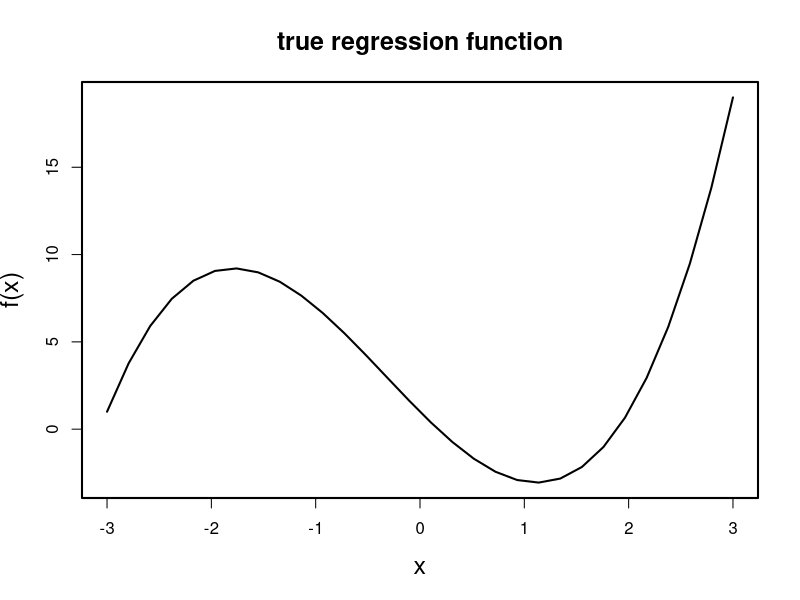
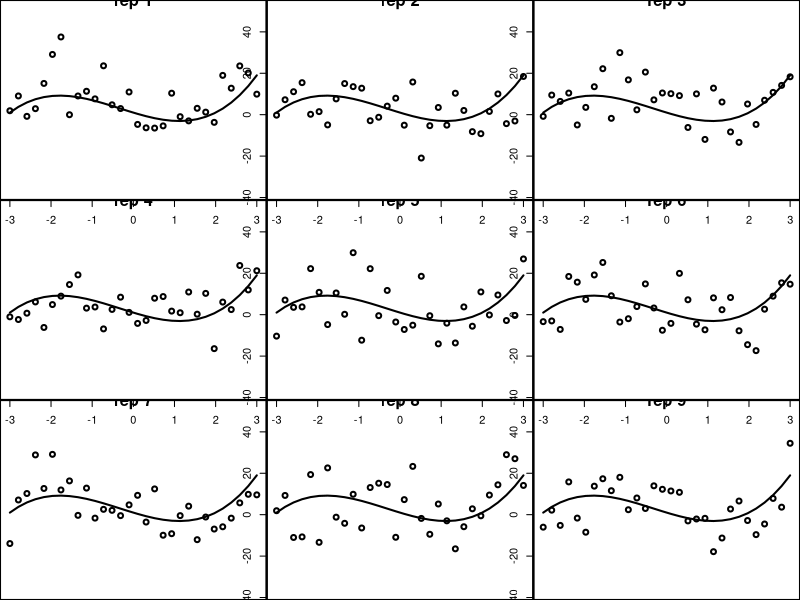
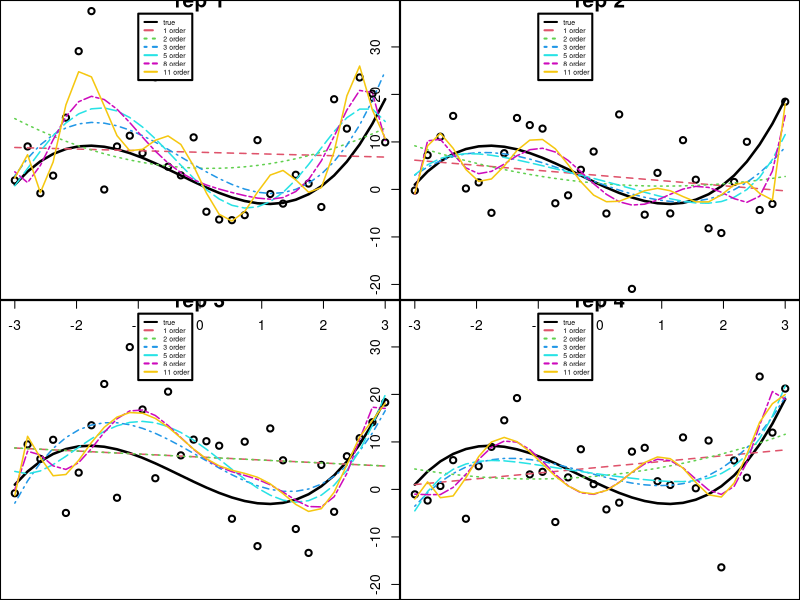
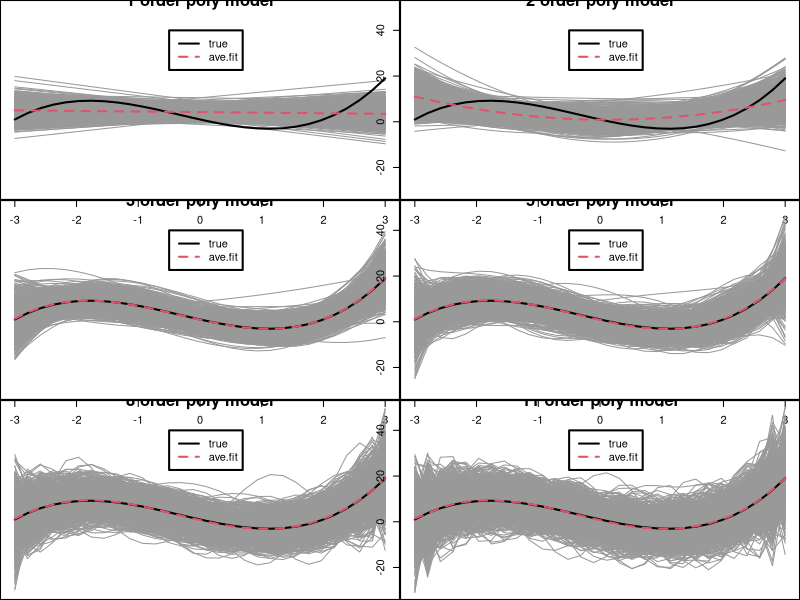
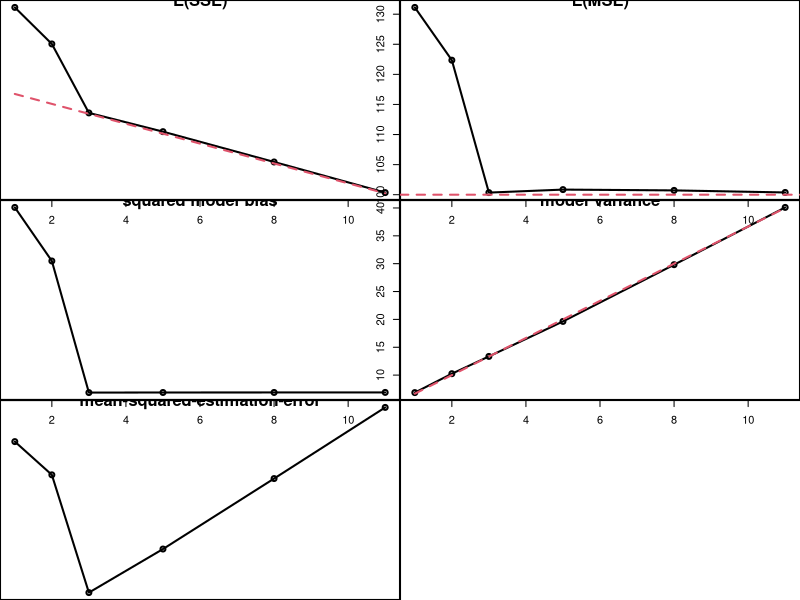

The R source for these figures, in order:
#### A simulation to illustrate bias-variance trade-off in regression analysis

## True regression function (mean response): f(x)=1-6*X+X^2+X^3, a cubic polynomial in x 
## Predictor values (design points): n points equally spaced on [-3,3]
n=30  ##sample size
X=seq(-3,3,length.out=n) ## design points: fixed throughout the simulation 
f.X=1-6*X+X^2+X^3  ## the values of the true regression function on the design points.

par(lwd=2, cex.lab=1.5, cex.main=1.5) ##customize features of the graph in this R session
plot(X, f.X, type='l',  xlab="x", ylab="f(x)", col=1,  main="true regression function") ## look at the true regression function


## Observations: Y_i=f(x_i)+e_i, e_i ~ i.i.d. N(0, sigma.e), i=1,..., n
sigma.e=10 ## error standard deviation
rep=1000 ## number of independent data sets (replicates) to be generated 

Y=matrix (0, n, rep)  ## matrix to record the observations; each column corresponds to one replicate

for (k in 1:rep){
  set.seed(1234+k*56)    ##set seed for the random number generator; for reproducibility of the result 
  e.c=rnorm(n,0,sigma.e) ##generate the random errors
  Y.c=f.X+e.c   ## generate observations for kth replicate: true mean response + error 
  Y[,k]=Y.c
}


## plot the true regression function with the observations for several replicates
## notice the observations are different from replicate to replicate: this is sampling variability 
par(mfrow=c(3,3), mar = c(0,0,0,0)) ## create a plot with 3 by 3 panels
for (k in 1:9){
  plot(X, f.X, type='l', xlab="x", ylab="f(x)", ylim=range(Y), col=1, main=paste("rep",k)) ## true regression function; same across replicates
  Y.c=Y[,k]  
  points(X, Y.c)  ## observations of the kth replicate
}

par(mfrow=c(1,1))

## fit polynomial regression models of order l for each replicate; 
## consider l=1 (linear), 2 (quadratic), 3 (cubic), 5, 8,11
## record the fitted values for each replicate
l.order=c(1,2,3,5,8, 11) ## order of the polynomial models to be fitted
Y.fit=array(0, dim=c(n,rep,length(l.order))) ## record the fitted values; 1st index corresponds to cases; 2nd index corresponds to replicates, 3rd index corresponds to models


for (k in 1:rep){
  Y.c=Y[,k] ##observations of the kth replicate
  
  for (l in 1:length(l.order)){
  fit.c=lm(Y.c ~ poly(X, l.order[l], raw=TRUE)) ## fit a polynomial model with order l.order[l]; raw=TRUE means raw polynomial is used; raw= FALSE mean orthogonal polynomial is used
  Y.fit[,k,l]=fitted(fit.c)
  } ## end of l loop
  
}## end of k loop


## plot  the fitted regression curves with observations for several replicates
## notice the fitted response curves are changing from replicate to replicate: this is due to sampling variability
## notice the 8th  and 11th order models tend to overfit the data, while linear and qudratic models tend to underfit. 

label.m=paste(l.order,"order") ## label for each model 
par(mfrow=c(2,2)) ## create a plot with 2 by 2 panels
for (k in 1:4){
  plot(X, f.X, type='l', xlab="x", ylab="f(x)", lwd=2.5, ylim=range(Y[,1:4]),main=paste("rep",k)) ##true regression function (true mean response curve)
  
  Y.c=Y[,k]  
  points(X, Y.c)  ## observations of the kth replicate
  
   for (l in 1:length(l.order)){
    points(X, Y.fit[,k,l], type='l', col=l+1, lty=l+1, lwd=1.5) ## fitted regression function (fitted mean response curve)
   }## end of l loop
  
  legend(x=-1, y=37,legend=c("true", label.m), col=1:(length(l.order)+1), lty=1:(length(l.order)+1), cex=0.5) ## legend for the plot
  
}## end of k loop

par(mfrow=c(1,1))

## examine model bias:  
## compare the average (across replicates) of the fitted response  curves with the true regression function (true mean response)
## notice the 1st order model and 2nd order model both have large biases; but the higher order models have little bias

## examine model variance:
## overlay the fitted response curves  over the true mean response curve 
## notice that the higher order models have larger sampling variability 

Y.fit.ave=apply(Y.fit, c(1,3), mean) ## average across  replicates (2nd index)

par(mfrow=c(3,2))

for (l in 1:length(l.order)){
plot(X, f.X, type='n', xlab="x", ylab="f(x)", ylim=range(Y.fit), main=paste(l.order[l],"order poly model")) ## set plot axis label/limit, title, etc.

 for (k in 1:rep){
    points(X, Y.fit[,k,l], type='l', lwd=1, col=grey(0.6)) ## fitted response curves of lth model: grey
  }## end of k loop

points(X, f.X, type='l',  col=1) ## true mean response: solid black
points(X, Y.fit.ave[,l], type='l', col=2, lty=2) ## averaged (across replicates) fitted mean reponse of the lth model: broken red

legend(x=-0.5,y=40, legend=c("true", "ave.fit"), col=c(1,2), lty=c(1,2)) ## legend of the plot

}##end l loop
par(mfrow=c(1,1))

## compare SSE; variance, bias^2 and mean-squared-estimation-error = variance+bias^2 across models
SSE=matrix(0, rep, length(l.order)) ## record SSE for each model on each replicate
resi=array(0, dim=c(n,rep, length(l.order))) ## record residuals : residual := obs-fitted
error.fit=array(0, dim=c(n,rep, length(l.order))) ## record estimation errors in the fitted values: error := fitted value - true mean response

for (l in 1:length(l.order)){
  temp=Y-Y.fit[,,l]
  resi[,,l]=temp ## residuals
  SSE[,l]=apply(temp^2,2, sum) ## SSE=sum of squared residuals across cases
  error.fit[,,l]=Y.fit[,,l]-matrix(f.X, n, rep, byrow=FALSE) ## estimation error = fitted value - true mean response
}

### in a simulation study, taking average across replicates (i.e., taking empirical mean) is the counterpart of taking mean/expectation of a random variable
### the larger the number of replicates, the closer the empirical mean would be to the actual mean.
SSE.mean=apply(SSE,2,mean) ## mean SSE (averaged over the replicates); this is the empirical version of E(SSE)
bias=apply(error.fit, c(1,3), mean)  ## bias= mean (averaged across replicates) errors in the fitted values
variance=apply(Y.fit, c(1,3), var) ## variance (across replicates) of the fitted values
err2.mean=apply(error.fit^2,c(1,3), mean) ## mean-squared-estimation errors: squared estimation errors of the fitted values averaged across replicates

### compare SSE.mean with (n-l.order-1)*sigma.e^2; What do you find?  
### note: l.order+1 is the number of regression coefficients p in the lth moder
### for a correct model (models with all important X variables included), E(SSE)=(n-p)*sigma^2
### does this hold for an underfit model (models with some important X variables omitted)?
cbind(SSE.mean, (n-l.order-1)*sigma.e^2)




### bias, variance, err2.mean are calculated on each design point/case for each model
### to facilitate comparison among models, we sum them across the design points/cases to produce an overall quantity (each) for each model
bias2.ave=apply(bias^2, 2, mean) ## average bias^2 across design points  for each model: overall in-sample bias
variance.ave=apply(variance, 2,mean) ## average variance across design points for each model: overall in-sample variance
err2.mean.ave=apply(err2.mean,2, mean) ## average mean-squared-estimation-error across design points for each model: over-all in-sample msee

### compare variance.ave*n/sigma.e^2 with l.order+1. What do you observe? Can you explain it? 
cbind(variance.ave*n/sigma.e^2, l.order+1)

### plot E(SSE), E(MSE), bias^2, variance, mean-squared-estimation-error against the model order to examine bias-variance trade-off
par(mfrow=c(3,2))
plot(l.order, SSE.mean, type='o',xlab="order of model", ylab="E(SSE)", main="E(SSE)")  
points(l.order, sigma.e^2*(n-l.order-1), type='l', lty=2,col=2)


plot(l.order, SSE.mean/(n-l.order-1), type='o',xlab="order of model", ylab="E(MSE)", main="E(MSE)") 
abline(h= sigma.e^2, lty=2,col=2)
plot(l.order, bias2.ave, type='o',xlab="order of model", ylab="bias^2", main="squared model bias")

plot(l.order, variance.ave, type='o',xlab="order of model", ylab="variance", main="model variance") 
points(l.order, (l.order+1)*sigma.e^2/n, type='l', lty=2,col=2)

plot(l.order, err2.mean.ave, type='o',xlab="order of model", ylab="mean-squared-estimation-error", main="mean-squared-estimation-error")

par(mfrow=c(1,1))







